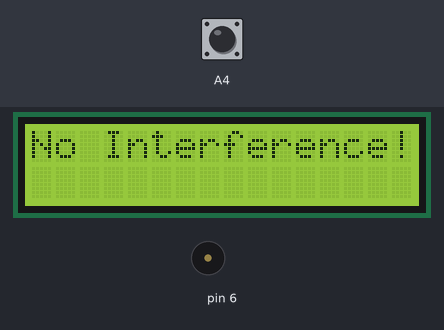
This sketch was run on a simulated Arduino Uno, built with avr-gcc and run on an emulated ATmega328P. Shown: 16×2 character LCD, buzzer (waves = sounding). The test bench sets the inputs (shaded band); at power-on: A4 LOW. What the sketch prints to the serial monitor is not drawn.

Above: at 1.2 s.
1.3 s: A4 driven HIGH
At 1.6 s:
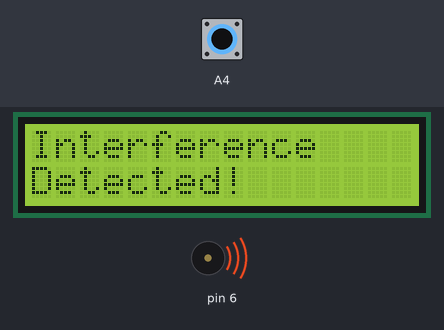
2.8 s: A4 driven LOW
At 3.2 s:
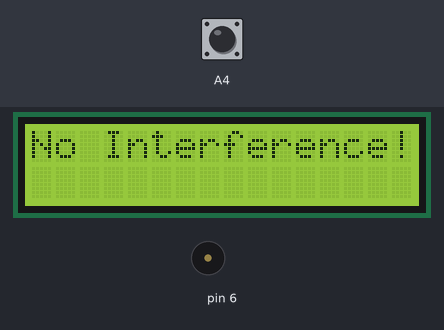
4.3 s: A4 driven HIGH
At 5.5 s:
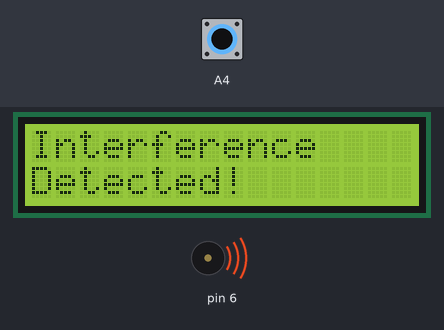
7.3 s: A4 pulsed LOW 2 times (0.12 s each, 0.3 s apart)
At 7.53 s:
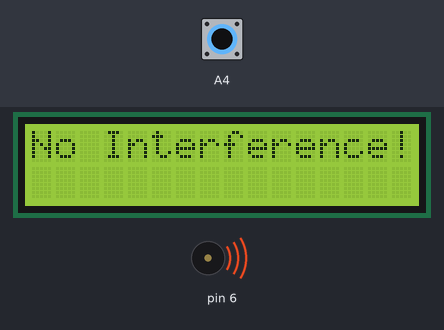
Timing chart, 0 to 10.3 s (numbered marks = the images above; inputs shaded):
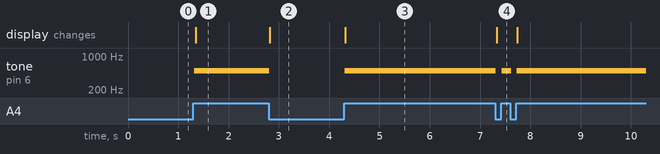

Measured:
- after the input at 1.3 s, tone on pin 6: silent → 500 Hz at once; the display: changes at once (image 1)
- after the input at 2.8 s, tone on pin 6: 500 Hz → silent at once; the display: changes at once (image 2)
- after the input at 4.3 s, tone on pin 6: silent → 500 Hz at once; the display: changes at once (image 3)
- after the input at 7.3 s, tone on pin 6: alternates 500 Hz for 0.18 s and silent for 0.12 s, 4 changes in all, then stays 500 Hz, starting at once; the display: changes at once (image 4)

The sketch:

laser_security_system.ino
```cpp
// ME25B070 - Manaswi Gaur

#include <LiquidCrystal.h>

LiquidCrystal lcd(12, 11, A0, A1, A2, A3);
void setup() {
  Serial.begin(9600);
  lcd.begin(16,2);
}

int ldr_value;

void loop() {
  ldr_value = digitalRead(A4);
  digitalWrite(7, HIGH);
  Serial.println(ldr_value);

  if(ldr_value){
    lcd.setCursor(0, 0);
    lcd.clear();
    lcd.print("Interference");
    lcd.setCursor(0, 1);
    lcd.print("Detected!");
    tone(6, 500);
  }
  else{
    lcd.clear();
    lcd.setCursor(0, 0);
    lcd.print("No Interference!");
    noTone(6);
  }
  delay(10);
}
```
